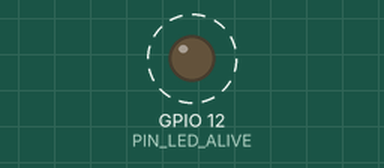
This sketch was run on a simulated ESP32. Parts: output pins drawn as LEDs (lit = HIGH). Dashed ring = blinking. What the sketch prints to the serial monitor is not drawn.

Above: at 0.6 s.
Timing chart, 0 to 3.0 s (numbered marks = the images above):
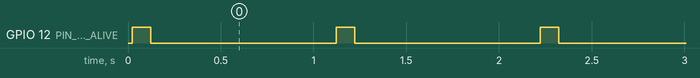

The sketch:

I2C_scanner.ino
```cpp
#include <freertos/FreeRTOS.h>
#include <freertos/task.h>

#include <Wire.h>

// alive signal pin
#define PIN_LED_ALIVE 12

void task_alive(void *arg){
    (void)arg;

    while (true){
        // alive signal
        Serial.println("alive");
        digitalWrite(PIN_LED_ALIVE, HIGH);
        vTaskDelay(100 / portTICK_PERIOD_MS);
        digitalWrite(PIN_LED_ALIVE, LOW);
        vTaskDelay(1000 / portTICK_PERIOD_MS);
    }
}

void setup() {
    pinMode(PIN_LED_ALIVE, OUTPUT);

    Wire.begin();
    Serial.begin(115200);

    xTaskCreate(task_alive,     // task function
                "alive signal", // task name
                1024,           // stack size
                NULL,           // parameters
                10,             // priority
                NULL);          // handler

    Serial.println();
    Serial.println("|---------------------------|");
    Serial.println("|                           |");
    Serial.println("|        I2C scanner        |");
    Serial.println("|                           |");
    Serial.println("|---------------------------|");
    Serial.println();
}

void loop() {
    byte error, address;
    int nDevices;
    Serial.println("Scanning...");
    nDevices = 0;
    for (address = 1; address < 127; address++) {
        Wire.beginTransmission(address);
        error = Wire.endTransmission();
        if (error == 0) {
        Serial.print("I2C device found at address 0x");
        if (address < 16) {
            Serial.print("0");
        }
        Serial.println(address, HEX);
        nDevices++;
        }
        else if (error == 4) {
        Serial.print("Unknow error at address 0x");
        if (address < 16) {
            Serial.print("0");
        }
        Serial.println(address, HEX);
        }
    }
    if (nDevices == 0) {
        Serial.println("No I2C devices found\n");
    }
    else {
        Serial.println("done\n");
    }
    delay(5000);
}
```

Measured:
- by itself, GPIO 12 (PIN_LED_ALIVE): alternates HIGH for 0.10 s and LOW for 1.0 s
